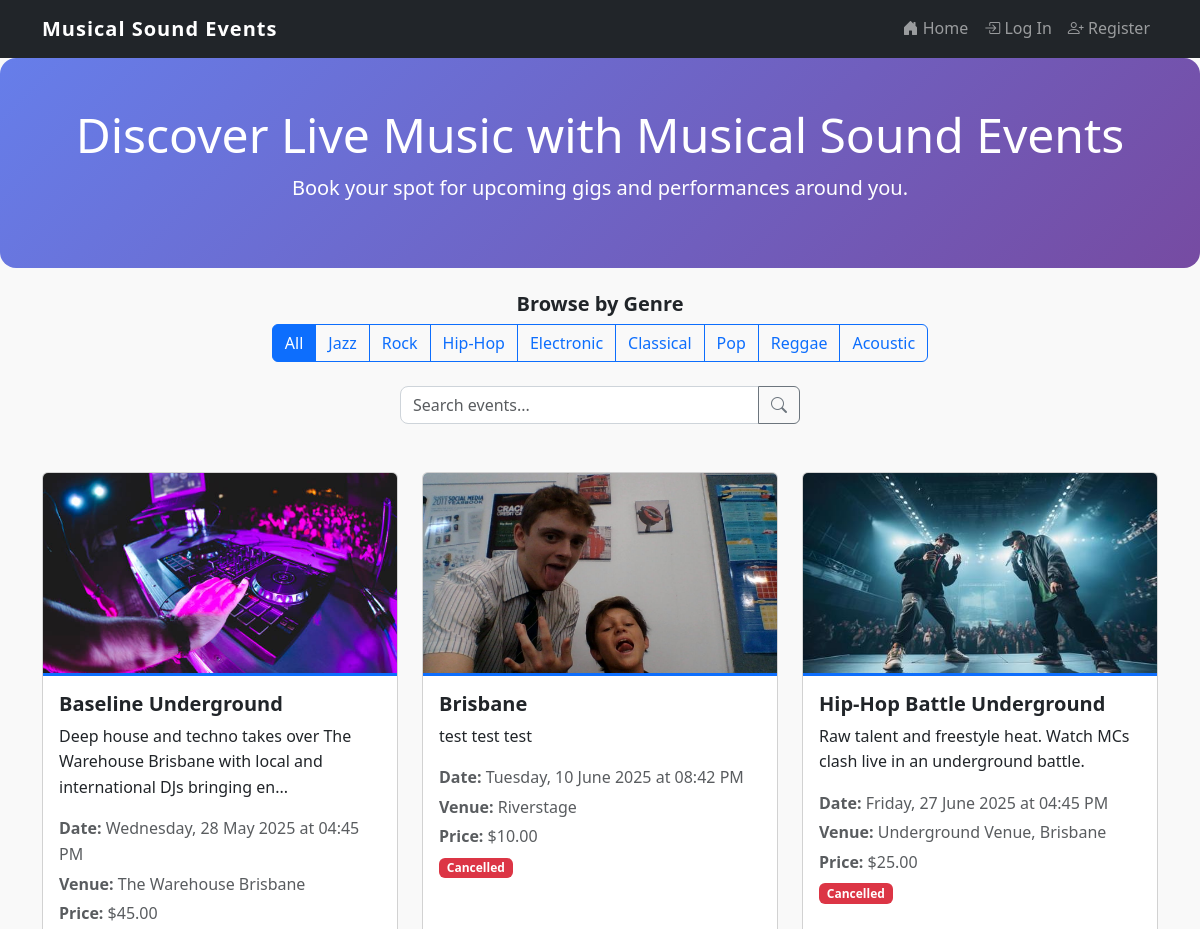
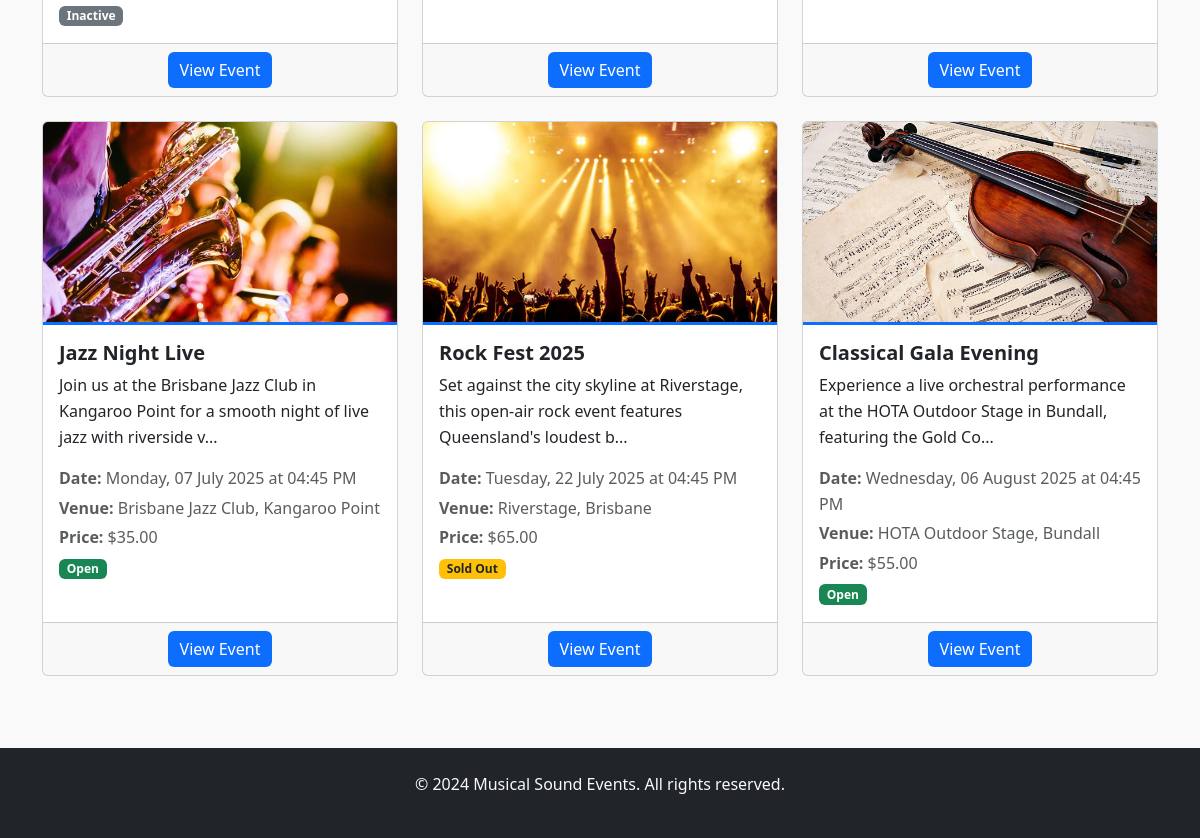
The page / on the database its author committed (2 pictures, top to bottom).
### website/models.py (models this page shows)
class Event(db.Model):
    id = db.Column(db.Integer, primary_key=True)
    name = db.Column(db.String(150), nullable=False)
    description = db.Column(db.Text, nullable=False)
    date = db.Column(db.DateTime, nullable=False)
    venue = db.Column(db.String(200), nullable=False)
    image = db.Column(db.String(400), nullable=True, default='default_event.jpg')
    category = db.Column(db.String(50), nullable=False)
    price = db.Column(db.Float, nullable=False)
    tickets_available = db.Column(db.Integer, nullable=False)
    status = db.Column(db.String(20), nullable=False, default='Open')
    created_at = db.Column(db.DateTime, default=datetime.utcnow)
    user_id = db.Column(db.Integer, db.ForeignKey('user.id'), nullable=False)
    comments = db.relationship('Comment', backref='event', cascade='all, delete-orphan')
    orders = db.relationship('Order', backref='event')

### website/views.py (the view)
@main_bp.route('/') # Main route for the homepage
def index():
    update_event_status()
    category = request.args.get('category')
    search = request.args.get('search')
    query = Event.query
    if category and category != 'All':
        query = query.filter(Event.category == category)
    if search:
        query = query.filter(
            (Event.name.contains(search)) |
            (Event.description.contains(search))
        )
    events = query.order_by(Event.date.asc()).all()
    categories = ['Jazz', 'Rock', 'Hip-Hop', 'Electronic', 'Classical', 'Pop', 'Reggae', 'Acoustic']
    return render_template('index.html', events=events, categories=categories, selected_category=category)

### website/views.py (called while the page is built)
def update_event_status():
    events = Event.query.all()
    for event in events:
        if event.date < datetime.now() and event.status == 'Open':
            event.status = 'Inactive'
        elif event.tickets_available <= 0 and event.status == 'Open':
            event.status = 'Sold Out'
    db.session.commit()

### website/templates/index.html (shortened to what this page needs)
{% extends "base.html" %}
{% block content %}
<section class="hero text-center py-5">
  <div class="container">
    <h1 class="display-5">Discover Live Music with Musical Sound Events</h1>
    <p class="lead">Book your spot for upcoming gigs and performances around you.</p>
  </div>
</section>
<div class="container text-center my-4">
  <h5>Browse by Genre</h5>
  <form method="GET" class="d-inline">
    <div class="btn-group" role="group">
      <button type="submit" name="category" value="" class="btn btn-outline-primary {{ 'active' if not selected_category }}">All</button>
      {% for category in categories %}
        <button type="submit" name="category" value="{{ category }}"
                class="btn btn-outline-primary {{ 'active' if selected_category == category }}">{{ category }}</button>
      {% endfor %}
    </div>
  </form>
</div>
<div class="container text-center my-4">
  <form method="GET" class="d-flex justify-content-center">
    <div class="input-group" style="max-width: 400px;">
      <input type="text" name="search" class="form-control" placeholder="Search events..."
             value="{{ request.args.get('search', '') }}">
      <button type="submit" class="btn btn-outline-secondary">
        <i class="bi bi-search"></i>
      </button>
    </div>
  </form>
</div>
<div class="container py-4">
  {% if events %}
    <div class="row row-cols-1 row-cols-md-3 g-4">
      {% for event in events %}
        <div class="col">
          <div class="card h-100">
            <img src="{{ url_for('static', filename='img/' + event.image) }}" class="card-img-top" alt="{{ event.name }}" style="height: 200px; object-fit: cover;">
            <div class="card-body">
              <h5 class="card-title">{{ event.name }}</h5>
              <p class="card-text">{{ event.description[:100] }}{% if event.description|length > 100 %}...{% endif %}</p>
              <p class="text-muted mb-1"><strong>Date:</strong> {{ event.date.strftime('%A, %d %B %Y at %I:%M %p') }}</p>
              <p class="text-muted mb-1"><strong>Venue:</strong> {{ event.venue }}</p>
              <p class="text-muted mb-1"><strong>Price:</strong> ${{ "%.2f"|format(event.price) }}</p>
              {% if event.status == 'Open' %}
                <span class="badge bg-success">{{ event.status }}</span>
              {% elif event.status == 'Sold Out' %}
                <span class="badge bg-warning text-dark">{{ event.status }}</span>
              {% elif event.status == 'Inactive' %}
                <span class="badge bg-secondary">{{ event.status }}</span>
              {% elif event.status == 'Cancelled' %}
                <span class="badge bg-danger">{{ event.status }}</span>
              {% endif %}
            </div>
            <div class="card-footer text-center">
              <a href="{{ url_for('main.event_detail', id=event.id) }}" class="btn btn-primary">View Event</a>
            </div>
          </div>
        </div>
      {% endfor %}
    </div>
  {% else %}
    <div class="text-center py-5">
      <h3>No events found</h3>
      <p class="text-muted">Try adjusting your search or category filter.</p>
      <a href="{{ url_for('main.index') }}" class="btn btn-primary">View All Events</a>
    </div>
  {% endif %}
</div>
{% endblock %}

### website/static/style/style.css (style rules this page uses)
body { font-family: 'Segoe UI', sans-serif; line-height: 1.6; background-color: #f9f9f9; }
section { padding-top: 2rem; padding-bottom: 2rem; }
.card { transition: transform 0.3s ease, box-shadow 0.3s ease; }
.hero { background: linear-gradient(90deg, #343a40 0%, #343a40 100%); color: white; padding: 4rem 2rem; border-radius: 1rem; }
.btn-primary { background-color: #0d6efd; border: none; }
form .form-control { border-radius: 0.5rem; border-color: #ced4da; }
h2, h4, h5 { font-weight: 600; }
.card-title { font-size: 1.25rem; }
.card .card-body { background-color: #fff; border-top: 3px solid #0d6efd; }

### website/templates/index.html (style rules this page uses)
.hero { background: linear-gradient(135deg, #667eea 0%, #764ba2 100%); color: white; }
.btn-group .btn.active { background-color: #0d6efd; border-color: #0d6efd; color: white; }

### rows shown on the page
Event: image (picture), name "Baseline Underground", description "Deep house and techno takes over The Warehouse Brisbane with local and international DJs bringing en", date "Wednesday, 28 May 2025 at 04:45 PM", venue "The Warehouse Brisbane", price "45.00", status "Inactive"
Event: image (picture), name "Brisbane", description "test test test", date "Tuesday, 10 June 2025 at 08:42 PM", venue "Riverstage", price "10.00", status "Cancelled"
Event: image (picture), name "Hip-Hop Battle Underground", description "Raw talent and freestyle heat. Watch MCs clash live in an underground battle.", date "Friday, 27 June 2025 at 04:45 PM", venue "Underground Venue, Brisbane", price "25.00", status "Cancelled"
Event: image (picture), name "Jazz Night Live", description "Join us at the Brisbane Jazz Club in Kangaroo Point for a smooth night of live jazz with riverside v", date "Monday, 07 July 2025 at 04:45 PM", venue "Brisbane Jazz Club, Kangaroo Point", price "35.00", status "Open"
Event: image (picture), name "Rock Fest 2025", description "Set against the city skyline at Riverstage, this open-air rock event features Queensland's loudest b", date "Tuesday, 22 July 2025 at 04:45 PM", venue "Riverstage, Brisbane", price "65.00", status "Sold Out"
Event: image (picture), name "Classical Gala Evening", description "Experience a live orchestral performance at the HOTA Outdoor Stage in Bundall, featuring the Gold Co", date "Wednesday, 06 August 2025 at 04:45 PM", venue "HOTA Outdoor Stage, Bundall", price "55.00", status "Open"

### other values the page prints
{{ category }} "Jazz" "Rock" "Hip-Hop" "Electronic" "Classical" "Pop" "Reggae" "Acoustic"
